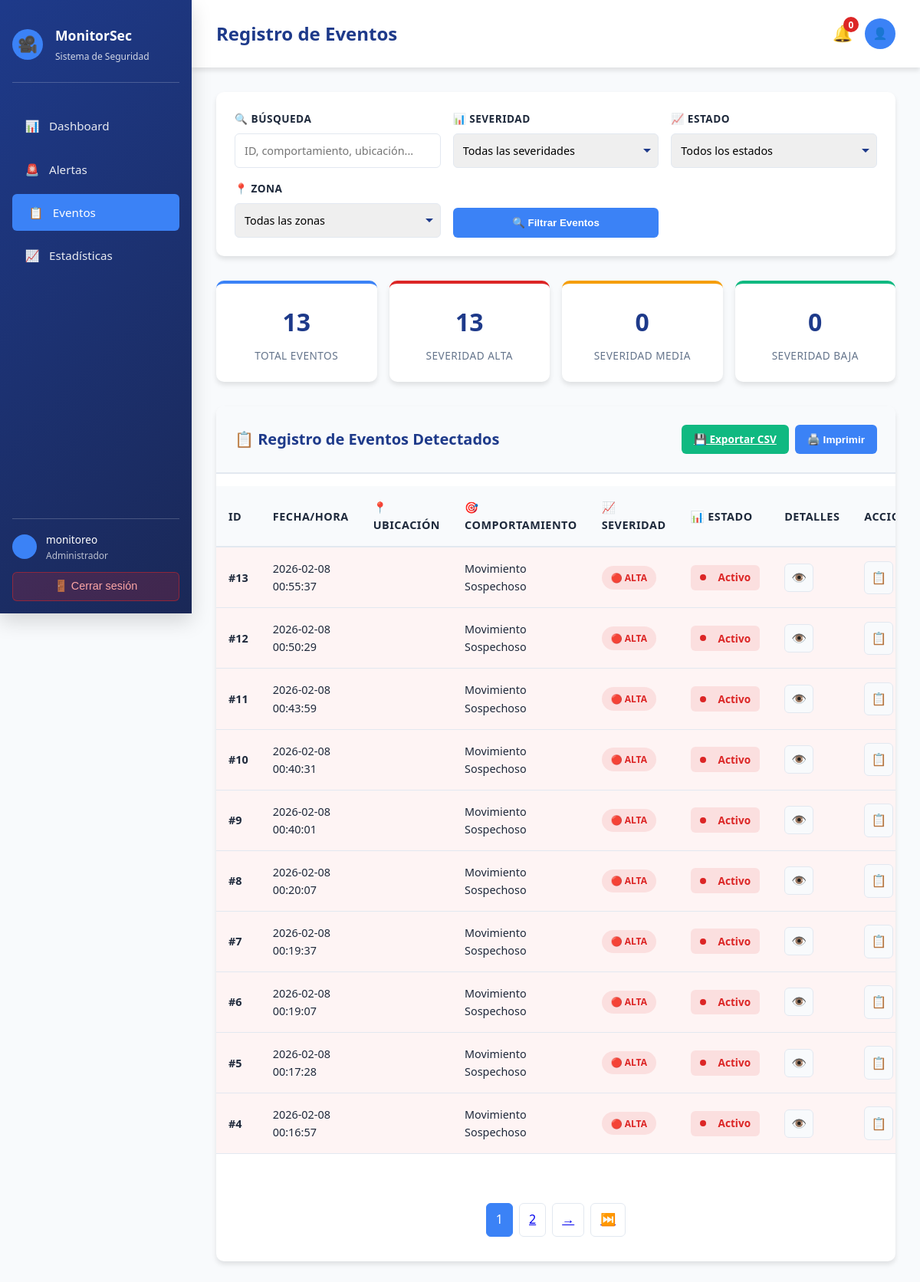
/eventos/ (signed in), run on the app's committed database.
### monitoreo/models.py (models this page shows, shortened)
class Alertas(models.Model):
    ACTIVIDAD_ESTADO = [
        ("Pendiente", "Pendiente"),
        ("Activo", "Activo"),
    ]
    ACTIVIDAD_SEVERIDAD = [
        ("Alta", "Alta"),
        ("Media", "Media"),
        ("Baja", "Baja"),
    ]
    ubicacion = models.ForeignKey(Ubicacion, on_delete=models.CASCADE)
    comportamiento = models.CharField(max_length=50)
    severidad = models.CharField(
        max_length=10,
        choices=ACTIVIDAD_SEVERIDAD
    )
    hora = models.DateTimeField(auto_now_add=True)
    descripcion = models.TextField(blank=True)
    estado = models.CharField(
        max_length=10,
        choices=ACTIVIDAD_ESTADO,
        default="Pendiente"
    )

### monitoreo/views.py (the view)
# urls.py: path('eventos/', views.eventos_view, name='eventos'),
@login_required(login_url='monitoreo:login')
def eventos_view(request):
    alertas = Alertas.objects.select_related('ubicacion').all().order_by('-hora')
    search = request.GET.get('search', '')
    severidad = request.GET.get('severidad', '')
    estado = request.GET.get('estado', '')
    ubicacion_id = request.GET.get('ubicacion', '')
    if search:
        alertas = alertas.filter(
            Q(comportamiento__icontains=search) |
            Q(descripcion__icontains=search) |
            Q(ubicacion__nombre__icontains=search)
        )
    if severidad:
        alertas = alertas.filter(severidad=severidad)
    if estado:
        alertas = alertas.filter(estado=estado)
    if ubicacion_id:
        alertas = alertas.filter(ubicacion_id=ubicacion_id)
    total_eventos = alertas.count()
    eventos_alta = alertas.filter(severidad='Alta').count()
    eventos_media = alertas.filter(severidad='Media').count()
    eventos_baja = alertas.filter(severidad='Baja').count()
    paginator = Paginator(alertas, 10)  # 10 eventos por página
    page_number = request.GET.get('page', 1)
    page_obj = paginator.get_page(page_number)
    ubicaciones = Ubicacion.objects.all()
    context = {
        'alertas': page_obj,
        'page_obj': page_obj,
        'is_paginated': page_obj.has_other_pages(),
        'total_eventos': total_eventos,
        'eventos_alta': eventos_alta,
        'eventos_media': eventos_media,
        'eventos_baja': eventos_baja,
        'ubicaciones': ubicaciones,
    }
    return render(request, 'monitoreo/eventos.html', context)

### monitoreo/templates/monitoreo/eventos.html (shortened to what this page needs)
{% extends "monitoreo/base.html" %}
{% block page_title %}Registro de Eventos{% endblock %}
{% block content %}
<div class="animate-fade">
    <form method="GET" action="{% url 'monitoreo:eventos' %}">
        <div class="events-toolbar">
            <div class="filter-group">
                <label class="filter-label">🔍 Búsqueda</label>
                <input
                    type="text"
                    class="form-input"
                    name="search"
                    placeholder="ID, comportamiento, ubicación..."
                    value="{{ request.GET.search }}"
                >
            </div>
            <div class="filter-group">
                <label class="filter-label">📊 Severidad</label>
                <select class="form-select" name="severidad">
                    <option value="">Todas las severidades</option>
                </select>
            </div>
            <div class="filter-group">
                <label class="filter-label">📈 Estado</label>
                <select class="form-select" name="estado">
                    <option value="">Todos los estados</option>
                </select>
            </div>
            <div class="filter-group">
                <label class="filter-label">📍 Zona</label>
                <select class="form-select" name="ubicacion">
                    <option value="">Todas las zonas</option>
                </select>
            </div>
            <button type="submit" class="action-btn">
                🔍 Filtrar Eventos
            </button>
        </div>
    </form>
    <div class="events-stats">
        <div class="stat-box">
            <div class="stat-number">{{ total_eventos }}</div>
            <div class="stat-label">Total Eventos</div>
        </div>
        <div class="stat-box danger">
            <div class="stat-number">{{ eventos_alta }}</div>
            <div class="stat-label">Severidad Alta</div>
        </div>
        <div class="stat-box warning">
            <div class="stat-number">{{ eventos_media }}</div>
            <div class="stat-label">Severidad Media</div>
        </div>
        <div class="stat-box success">
            <div class="stat-number">{{ eventos_baja }}</div>
            <div class="stat-label">Severidad Baja</div>
        </div>
    </div>
    <div class="events-table-container">
        <div class="table-header">
            <div class="table-title">📋 Registro de Eventos Detectados</div>
            <div class="table-actions">
                <a href="{% url 'monitoreo:exportar_eventos' %}" class="table-btn export">
                    💾 Exportar CSV
                </a>
                <button class="table-btn" onclick="window.print()">
                    🖨️ Imprimir
                </button>
            </div>
        </div>
        <div class="table-wrapper">
            {% if alertas %}
            <table id="eventsTable">
                <thead>
                    <tr>
                        <th>ID</th>
                        <th>Fecha/Hora</th>
                        <th>📍 Ubicación</th>
                        <th>🎯 Comportamiento</th>
                        <th>📈 Severidad</th>
                        <th>📊 Estado</th>
                        <th>Detalles</th>
                        <th>Acciones</th>
                    </tr>
                </thead>
                <tbody>
                    {% for alerta in alertas %}
                    <tr {% if alerta.severidad == 'Alta' %}class="highlight"{% endif %}>
                        <td><strong>#{{ alerta.id }}</strong></td>
                        <td>{{ alerta.hora|date:"Y-m-d H:i:s" }}</td>
                        <td>
                            <br><small>{{ alerta.ubicacion.zona }}</small>
                        </td>
                        <td>{{ alerta.comportamiento }}</td>
                        <td>
                            <span class="event-badge badge-{{ alerta.severidad|lower }}">
                                {% if alerta.severidad == 'Alta' %}🔴{% elif alerta.severidad == 'Media' %}🟡{% else %}🟢{% endif %}
                                {{ alerta.severidad }}
                            </span>
                        </td>
                        <td>
                            <span class="status-indicator status-{{ alerta.estado|lower }}">
                                <span class="status-dot"
                                      style="background: {% if alerta.estado == 'Activo' %}var(--danger-color){% else %}var(--warning-color){% endif %};"></span>
                                {{ alerta.estado }}
                            </span>
                        </td>
                        <td>
                            <button class="icon-btn" onclick="viewEventDetails({{ alerta.id }})" title="Ver detalles">
                                👁️
                            </button>
                        </td>
                        <td>
                            <div class="action-icons">
                                <button class="icon-btn" onclick="viewEventDetails({{ alerta.id }})" title="Detalles">
                                    📋
                                </button>
                            </div>
                        </td>
                    </tr>
                    {% endfor %}
                </tbody>
            </table>
            {% if is_paginated %}
            <div class="pagination">
                {% for num in page_obj.paginator.page_range %}
                    {% if page_obj.number == num %}
                        <span class="pagination-btn active">{{ num }}</span>
                    {% elif num > page_obj.number|add:'-3' and num < page_obj.number|add:'3' %}
                        <a href="?page={{ num }}" class="pagination-btn">{{ num }}</a>
                    {% endif %}
                {% endfor %}
                {% if page_obj.has_next %}
                    <a href="?page={{ page_obj.next_page_number }}" class="pagination-btn">→</a>
                    <a href="?page={{ page_obj.paginator.num_pages }}" class="pagination-btn">⏭️</a>
                {% endif %}
            </div>
            {% endif %}
            {% endif %}
        </div>
    </div>
</div>
{% endblock %}

### monitoreo/templates/monitoreo/base.html (shortened to what this page needs)
<!DOCTYPE html>
<html lang="es">
<head>
</head>
<body>
    <div class="container">
        <aside class="sidebar">
            <div class="sidebar-header">
                <div class="sidebar-logo">🎥</div>
                <div>
                    <div class="sidebar-title">MonitorSec</div>
                    <div class="sidebar-subtitle">Sistema de Seguridad</div>
                </div>
            </div>
            <nav>
                <ul class="nav-menu">
                    <li class="nav-item">
                        <a href="{% url 'monitoreo:dashboard' %}" class="nav-link {% if 'dashboard' in request.resolver_match.url_name %}active{% endif %}">
                            <span class="nav-icon">📊</span>
                            <span>Dashboard</span>
                        </a>
                    </li>
                    <li class="nav-item">
                        <a href="{% url 'monitoreo:alertas' %}" class="nav-link {% if 'alertas' in request.resolver_match.url_name %}active{% endif %}">
                            <span class="nav-icon">🚨</span>
                            <span>Alertas</span>
                        </a>
                    </li>
                    <li class="nav-item">
                        <a href="{% url 'monitoreo:eventos' %}" class="nav-link {% if 'eventos' in request.resolver_match.url_name %}active{% endif %}">
                            <span class="nav-icon">📋</span>
                            <span>Eventos</span>
                        </a>
                    </li>
                    <li class="nav-item">
                        <a href="{% url 'monitoreo:estadisticas' %}" class="nav-link {% if 'estadisticas' in request.resolver_match.url_name %}active{% endif %}">
                            <span class="nav-icon">📈</span>
                            <span>Estadísticas</span>
                        </a>
                    </li>
                </ul>
            </nav>
            <div class="sidebar-footer">
                <div class="user-info">
                    <div class="user-avatar">{{ user.first_name|first|upper }}</div>
                    <div>
                        <div style="font-size: 0.85rem; font-weight: 500;">{{ user.get_full_name|default:user.username }}</div>
                        <div style="font-size: 0.75rem; opacity: 0.7;">{% if user.is_staff %}Administrador{% else %}Monitoreo{% endif %}</div>
                    </div>
                </div>
                <button class="logout-btn" onclick="handleLogout()">
                    🚪 Cerrar sesión
                </button>
            </div>
        </aside>
        <main class="main-content">
            <header class="header">
                <div class="header-title">{% block page_title %}Sistema de Monitoreo{% endblock %}</div>
                <div class="header-actions">
                    <div class="notification-bell" onclick="toggleNotifications()">
                        🔔
                        <span class="notification-badge" id="notification-count">0</span>
                    </div>
                    <button class="btn btn-icon btn-secondary" onclick="toggleUserMenu()">
                        👤
                    </button>
                </div>
            </header>
            <div class="page-content">
                {% block content %}{% endblock %}
            </div>
        </main>
    </div>
</body>
</html>

### monitoreo/templates/monitoreo/eventos.html (style rules this page uses)
.events-toolbar { background: white; padding: 1.5rem; border-radius: 10px; box-shadow: 0 4px 6px rgba(0, 0, 0, 0.1); margin-bottom: 2rem; display: grid; grid-template-columns: repeat(auto-fit, minmax(200px, 1fr)); gap: 1rem; align-items: end; }
.filter-group { display: flex; flex-direction: column; }
.filter-label { font-size: 0.85rem; font-weight: 600; color: var(--text-dark); margin-bottom: 0.5rem; text-transform: uppercase; letter-spacing: 0.5px; }
.form-input, .form-select { padding: 0.75rem; border: 1px solid var(--border-color); border-radius: 6px; font-size: 0.9rem; transition: all 0.3s ease; }
.form-select { cursor: pointer; appearance: none; background-repeat: no-repeat; background-position: right 8px center; padding-right: 2rem; }
.action-btn { padding: 0.75rem 1.5rem; background: var(--secondary-color); color: white; border: none; border-radius: 6px; cursor: pointer; font-weight: 600; transition: all 0.3s ease; width: 100%; }
.events-stats { display: grid; grid-template-columns: repeat(auto-fit, minmax(200px, 1fr)); gap: 1rem; margin-bottom: 2rem; }
.stat-box { background: white; padding: 1.5rem; border-radius: 10px; box-shadow: 0 4px 6px rgba(0, 0, 0, 0.1); border-top: 4px solid var(--secondary-color); text-align: center; }
.stat-box.danger { border-top-color: var(--danger-color); }
.stat-box.warning { border-top-color: var(--warning-color); }
.stat-box.success { border-top-color: var(--success-color); }
.stat-number { font-size: 2rem; font-weight: 700; color: var(--primary-color); margin-bottom: 0.5rem; }
.stat-label { font-size: 0.85rem; text-transform: uppercase; color: var(--text-light); letter-spacing: 0.5px; }
.events-table-container { background: white; border-radius: 10px; box-shadow: 0 4px 6px rgba(0, 0, 0, 0.1); overflow: hidden; }
.table-header { padding: 1.5rem; background: var(--light-bg); border-bottom: 2px solid var(--border-color); display: flex; justify-content: space-between; align-items: center; }
.table-title { font-size: 1.25rem; font-weight: 600; color: var(--primary-color); }
.table-actions { display: flex; gap: 0.5rem; }
.table-btn { padding: 0.5rem 1rem; background: var(--secondary-color); color: white; border: none; border-radius: 6px; cursor: pointer; font-size: 0.85rem; font-weight: 600; transition: all 0.3s ease; }
.table-btn.export { background: var(--success-color); }
.table-wrapper { overflow-x: auto; }
table { width: 100%; border-collapse: collapse; }
thead { background: var(--light-bg); border-bottom: 2px solid var(--border-color); }
th { padding: 1rem; text-align: left; font-weight: 600; color: var(--text-dark); font-size: 0.9rem; text-transform: uppercase; letter-spacing: 0.5px; }
td { padding: 1rem; border-bottom: 1px solid var(--border-color); font-size: 0.9rem; }
tbody tr.highlight { background: rgba(220, 38, 38, 0.05); }
.event-badge { display: inline-block; padding: 0.35rem 0.75rem; border-radius: 20px; font-size: 0.75rem; font-weight: 700; text-transform: uppercase; }
.badge-alta { background: rgba(220, 38, 38, 0.1); color: var(--danger-color); }
.status-indicator { display: inline-flex; align-items: center; gap: 0.5rem; padding: 0.35rem 0.75rem; border-radius: 6px; font-size: 0.85rem; font-weight: 600; }
.status-activo { background: rgba(220, 38, 38, 0.1); color: var(--danger-color); }
.status-dot { width: 8px; height: 8px; border-radius: 50%; }
.action-icons { display: flex; gap: 0.5rem; }
.icon-btn { padding: 0.5rem; background: var(--light-bg); border: 1px solid var(--border-color); border-radius: 6px; cursor: pointer; font-size: 1rem; transition: all 0.3s ease; }
.pagination { display: flex; justify-content: center; gap: 0.5rem; margin-top: 2rem; padding: 2rem; }
.pagination-btn { padding: 0.5rem 0.75rem; border: 1px solid var(--border-color); background: white; border-radius: 6px; cursor: pointer; transition: all 0.3s ease; font-weight: 500; }
.pagination-btn:hover, .pagination-btn.active { background: var(--secondary-color); color: white; border-color: var(--secondary-color); }

### data on the page
Alertas: id "13", hora "2026-02-08 00:55:37", comportamiento "Movimiento Sospechoso", severidad "ALTA", estado "Activo"
Alertas: id "12", hora "2026-02-08 00:50:29", comportamiento "Movimiento Sospechoso", severidad "ALTA", estado "Activo"
Alertas: id "11", hora "2026-02-08 00:43:59", comportamiento "Movimiento Sospechoso", severidad "ALTA", estado "Activo"
Alertas: id "10", hora "2026-02-08 00:40:31", comportamiento "Movimiento Sospechoso", severidad "ALTA", estado "Activo"
Alertas: id "9", hora "2026-02-08 00:40:01", comportamiento "Movimiento Sospechoso", severidad "ALTA", estado "Activo"
Alertas: id "8", hora "2026-02-08 00:20:07", comportamiento "Movimiento Sospechoso", severidad "ALTA", estado "Activo"
Alertas: id "7", hora "2026-02-08 00:19:37", comportamiento "Movimiento Sospechoso", severidad "ALTA", estado "Activo"
Alertas: id "6", hora "2026-02-08 00:19:07", comportamiento "Movimiento Sospechoso", severidad "ALTA", estado "Activo"
Alertas: id "5", hora "2026-02-08 00:17:28", comportamiento "Movimiento Sospechoso", severidad "ALTA", estado "Activo"
Alertas: id "4", hora "2026-02-08 00:16:57", comportamiento "Movimiento Sospechoso", severidad "ALTA", estado "Activo"

### other printed values
{{ user.get_full_name|default:user.username }} "monitoreo"
{{ total_eventos }} "13"
{{ eventos_alta }} "13"
{{ eventos_media }} "0"
{{ eventos_baja }} "0"
{{ num }} "1"
{{ num }} "2"
